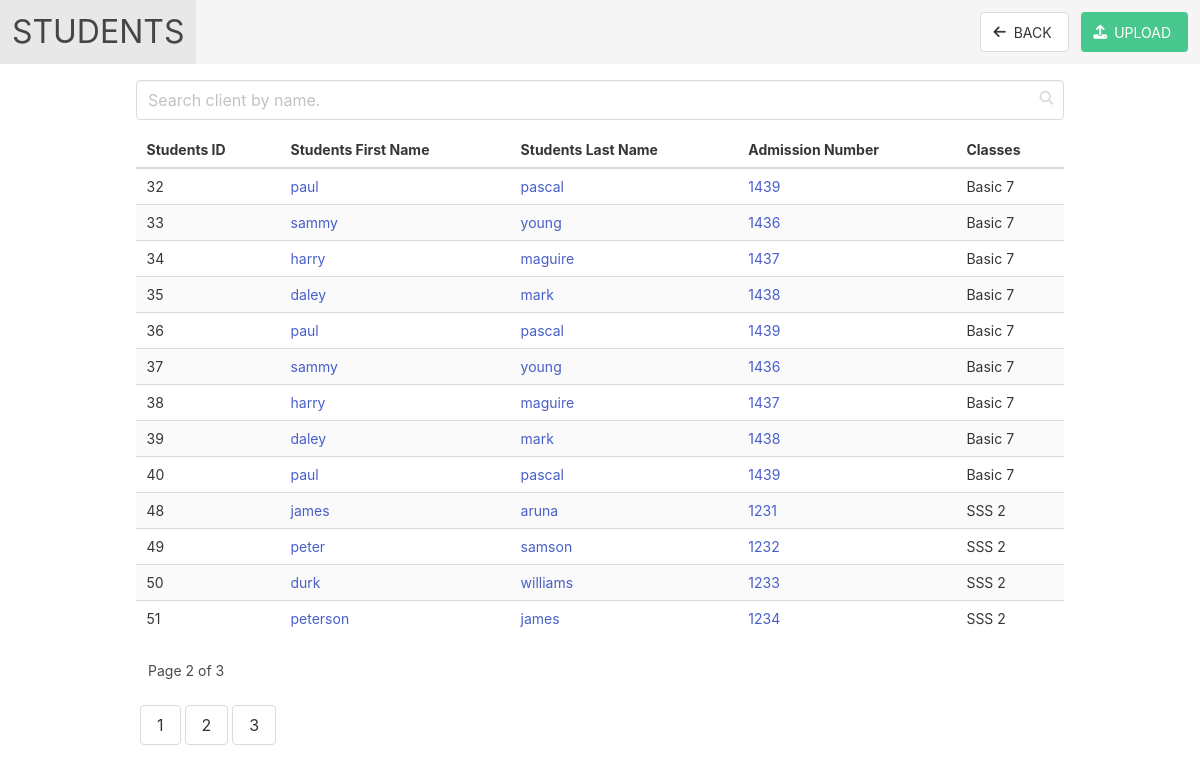
The app's page /educator/view_students.php?page=2 with its own data.
### tables this page shows
CREATE TABLE `users` (
  `id` bigint NOT NULL AUTO_INCREMENT,
  `first_name` varchar(50) NOT NULL,
  `last_name` varchar(50) NOT NULL,
  `phone` varchar(20) DEFAULT NULL,
  `admission_num` varchar(25) DEFAULT NULL,
  `classes_id` int DEFAULT NULL,
  `targets_id` int DEFAULT NULL,
  `pass` varchar(100) DEFAULT NULL,
  `campus_id` bigint DEFAULT NULL,
  `created_at` timestamp NOT NULL DEFAULT CURRENT_TIMESTAMP,
  `updated_at` timestamp NOT NULL DEFAULT CURRENT_TIMESTAMP,
  PRIMARY KEY (`id`),
  KEY `campus_id` (`campus_id`),
  KEY `targets_id` (`targets_id`),
  KEY `classes_id` (`classes_id`),
  CONSTRAINT `users_ibfk_1` FOREIGN KEY (`campus_id`) REFERENCES `campuses` (`id`) ON DELETE RESTRICT ON UPDATE RESTRICT,
  CONSTRAINT `users_ibfk_2` FOREIGN KEY (`targets_id`) REFERENCES `targets` (`id`) ON DELETE RESTRICT ON UPDATE RESTRICT,
  CONSTRAINT `users_ibfk_3` FOREIGN KEY (`classes_id`) REFERENCES `classes` (`id`) ON DELETE RESTRICT ON UPDATE RESTRICT
);

### server/getQuestions.php (called while the page is built, shortened)
<?php
    require 'db.php';
    require 'renderer.php';
    $db = new DbHandlers();
    $dl = new renderer();
    function getStudents(int $NumRow = 20, int $page = 1, int $targ = 1) {
        global $db, $dl;
        $offset = ($page - 1) * $NumRow;
        $count_query = "select count(*) from users";
        $query = "select * from users where targets_id = '$targ' limit $NumRow offset $offset ";
        $data = $db->getRowAssoc($query);
        $count = $db->getRows($count_query)[0][0];
        return [$dl->render('json', $data, null), $count];
    }

### server/db.php (called while the page is built, shortened)
<?php
class DbHandlers
{
    private $conn;
    private function do_conn()
    {
        try {
            $this->conn = new PDO("mysql:host=localhost;dbname=survey", "root", "Tope1234$");
            $this->conn->setAttribute(PDO::ATTR_ERRMODE, PDO::ERRMODE_EXCEPTION);
        } catch (PDOException $e) {
            $this->errLine = $e->getLine();
            $this->errFile = $e->getFile();
            $this->errMsg = $e->getMessage();
            $this->errorLogg();
        }
    }
    public function getRows($q)
    {
        $this->inQuery = $q;
        $stmt = $this->conn->prepare($this->inQuery);
        $stmt->execute();
        $this->tableRow = $stmt->fetchAll(PDO::FETCH_NUM);
        return $this->tableRow;
    }
    public function getRowAssoc($q)
    {
        $this->inQuery = $q;
        $stmt = $this->conn->prepare($this->inQuery);
        $stmt->execute();
        $this->tableAssoc = $stmt->fetchAll(PDO::FETCH_ASSOC);
        return $this->tableAssoc;
    }
}

### server/renderer.php (called while the page is built, shortened)
<?php
class renderer{
	public function render($format,$data,$options=null)
	{
		if(is_null($format))
		{
			$lg = new log();
			$lg->RaiseError('format','Please specify a format!');
		}
		else
		{
			$localMethod = "Render".strtoUpper($format);
			if(is_null($data))
			{
				$lg2 = new log();
				$lg2->RaiseError('data','Data must not be null');
			}
			else
			{
				return $this->$localMethod($data);
			}
		}
	}
	private function RenderJSON($d)
	{
		return  json_encode($d);
	}
}

### educator/view_students.php (the view, shortened to what this page needs)
<!DOCTYPE html>
<html lang="en">
<head>
    <link rel="stylesheet" href="../css/bulma.min.css">
</head>
<body>
    <?php
        require('../server/getQuestions.php');
        $page = $_GET['page'] ?? 1;
        $perPage = 20;
        $targ = 1;
        $customers = getStudents($perPage, $page,$targ);
        $clients = json_decode($customers[0]);
        $total = (int)$customers[1];
    ?>
    <nav class="navbar is-light">
        <div class="navbar-brand">
            <a class="navbar-item" href="#">
                <h1 style="font-size: xx-large;">STUDENTS</h1>
            </a>
        </div>
        <div id="navbarExampleTransparentExample" class="navbar-menu">
            <div class="navbar-end">
                <div class="navbar-item">
                    <div class="field is-grouped">
                        <p class="control">
                            <a class="bd-tw-button button" href="educator.php">
                                <span class="icon">
                                    <i class="fas fa-arrow-left"></i>
                                </span>
                                <span>
                                    BACK
                                </span>
                            </a>
                        </p>
                        <p class="control">
                            <a class="button is-success" href="upload_students.php">
                                <span class="icon">
                                    <i class="fas fa-upload"></i>
                                </span>
                                <span>UPLOAD</span>
                            </a>
                        </p>
                    </div>
                </div>
            </div>
        </div>
    </nav>
    <div class="container p-4">
    <div class="field">
        <div class="control has-icons-right">
            <input id="myInput" name="myInput" onkeyup="doSearch();" class="input" type="text" placeholder="Search client by name.">
            <span class="icon is-small is-right">
            </span>
        </div>
    </div>
    <div class="table-container">
        <table id="myTable" name="myTable" class="table is-striped is-hoverable is-fullwidth">
            <thead>
                <tr>
                    <th>Students ID</th>
                    <th>Students First Name</th>
                    <th>Students Last Name</th>
                    <th>Admission Number</th>
                    <th>Classes</th>
                </tr>
            </thead>
            <tbody>
                <?php
                foreach($clients as $client) {
                    ?>
                    <tr>
                        <td style="text-align: centre;"><?php echo $client->id; ?></td>
                        <td><a href="student.php?page=<?php echo $client->id; ?>"><?php echo $client->first_name; ?></a></td>
                        <td><a href="student.php?page=<?php echo $client->id; ?>"><?php echo $client->last_name; ?></a></td>
                        <td><a href="student.php?page=<?php echo $client->id; ?>"><?php echo $client->admission_num; ?></a></td>
                        <td>
                            <?php
                                switch ($client->classes_id) {
                                    case "1" :
                                        echo "Basic 7";
                                        break;
                                    case "5" :
                                        echo "SSS 2";
                                        break;
                                }
                             ?>
                             </td>
                    </tr>
                    <?php
                }
                ?>
            </tbody>
        </table>
        <span class="pl-3">Page <?php echo $_GET['page'] ?? 1; ?> of <?php echo ceil($total/20); ?></span>
    </div>
    <div class="field is-grouped" style="overflow-x: auto;">
        <?php
            $btnNo = $total/20;
            for($t=0; $t<$btnNo; $t++) {
                ?>
                <a class="button ml-1" href="view_students.php?page=<?php echo $t+1; ?>"><?php echo $t+1; ?></a>
                <?php
            }
        ?>
    </div>
    </div>
</body>
</html>

### educator/view_students.php (style rules this page uses)
* { font-size: 14px; }

### records on screen
users: id "32", first_name "paul", last_name "pascal", admission_num "1439", shows "Basic 7"
users: id "33", first_name "sammy", last_name "young", admission_num "1436", shows "Basic 7"
users: id "34", first_name "harry", last_name "maguire", admission_num "1437", shows "Basic 7"
users: id "35", first_name "daley", last_name "mark", admission_num "1438", shows "Basic 7"
users: id "36", first_name "paul", last_name "pascal", admission_num "1439", shows "Basic 7"
users: id "37", first_name "sammy", last_name "young", admission_num "1436", shows "Basic 7"
users: id "38", first_name "harry", last_name "maguire", admission_num "1437", shows "Basic 7"
users: id "39", first_name "daley", last_name "mark", admission_num "1438", shows "Basic 7"
users: id "40", first_name "paul", last_name "pascal", admission_num "1439", shows "Basic 7"
users: id "48", first_name "james", last_name "aruna", admission_num "1231", shows "SSS 2"
users: id "49", first_name "peter", last_name "samson", admission_num "1232", shows "SSS 2"
users: id "50", first_name "durk", last_name "williams", admission_num "1233", shows "SSS 2"
users: id "51", first_name "peterson", last_name "james", admission_num "1234", shows "SSS 2"

### other values on screen
$_GET['page'] "2"
ceil($total/20) "3"
